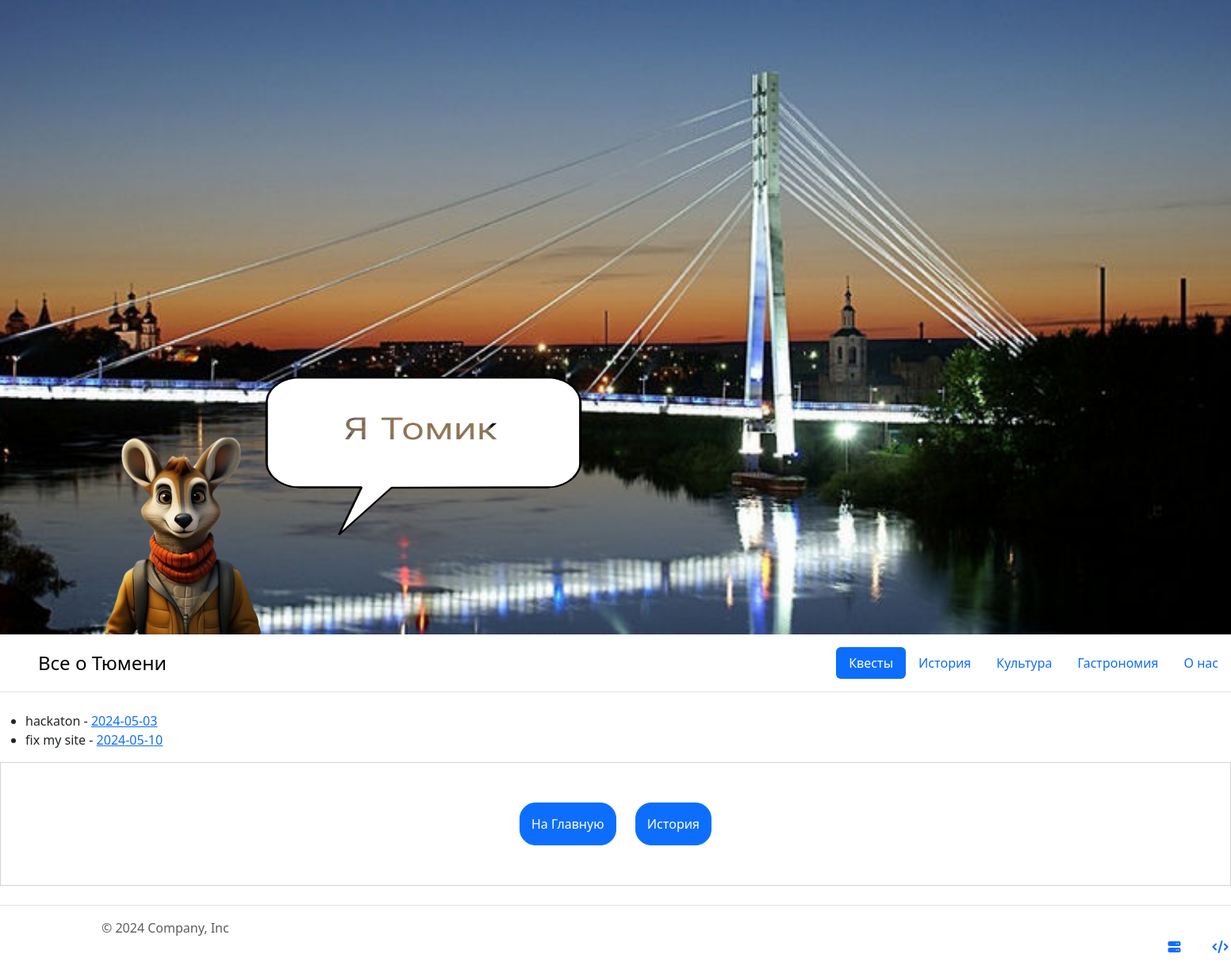
The app's page /quests with its own data.
### models/quests.py (models this page shows)
class Quests(db.Model):
    __tablename__ = 'quests'
    id = db.Column(db.Integer, primary_key=True)
    name = db.Column(db.String(50))
    date = db.Column(db.String(50))
    text = db.Column(db.String(1000))

### app.py (the view)
@app.route('/quests')
def quests_list():
    quests = db.session.query(Quests).all()
    return render_template('quests_list.html', quests=quests)

### templates/quests_list.html (shortened to what this page needs)
<!DOCTYPE html>
<html>
<head>
  <link rel="stylesheet" type="text/css" href="../static/css/style.css">
  <link href="https://cdn.jsdelivr.net/npm/bootstrap@5.3.3/dist/css/bootstrap.min.css" rel="stylesheet">
</head>
<body>
<div class="above_header">
    <img class="tum" src="../static/img/tumic.png">
    <img class="replic" src="../static/img/Subtract.png">
</div>
<header class="d-flex flex-wrap justify-content-center py-3 mb-4 border-bottom">
        <a href="/" class="d-flex align-items-center mb-3 mb-md-0 me-md-auto link-body-emphasis text-decoration-none">
          <svg class="bi me-2" width="40" height="32"><use xlink:href="#bootstrap"></use></svg>
          <span class="fs-4">Все о Тюмени</span>
        </a>
        <ul class="nav nav-pills">
          <li class="nav-item"><a href="/quests" class="nav-link active" aria-current="page">Квесты</a></li>
          <li class="nav-item"><a href="/history" class="nav-link">История</a></li>
          <li class="nav-item"><a href="/culture" class="nav-link">Культура</a></li>
          <li class="nav-item"><a href="/gastronomy" class="nav-link">Гастрономия</a></li>
          <li class="nav-item"><a href="/about" class="nav-link">О нас</a></li>
        </ul>
</header>
<ul>
{% for quest in quests %}
    <li>{{ quest.name }} - <a href="/quests/get/{{ quest.id }}">{{ quest.date }}</a></li>
{% endfor %}
</ul>
<section class="share">
<a href="/home">На Главную</a>
<a href="/history">История</a>
</section>
<footer class="d-flex flex-wrap justify-content-between align-items-center py-3 my-4 border-top">
    <div class="container">
      <div class="col-md-4 d-flex align-items-center">
        <span class="mb-3 mb-md-0 text-body-secondary">© 2024 Company, Inc</span>
      </div>
      <div class="icons-footer">
      <ul class="nav col-md-4 justify-content-end list-unstyled d-flex">
        <div class="ico"><li class="ms-3"><a href="http://t.me/guljash1000_7" target="_blank"><i class="fa-solid fa-server"></i></a><svg class="bi" width="24" height="24"></svg></li></div>
        <div class="ico"><li class="ms-3"><a href="http://t.me/Yarilo1905" target="_blank"><i class="fa-solid fa-code"></i></a><svg class="bi" width="24" height="24"></svg></li></div>
      </ul>
    </div>
    </div>
</footer>
</body>
</html>

### static/css/style.css (style rules this page uses)
body { background-color: white; font-family: Raleway, sans-serif; }
.share { border: 1px solid lightgray; padding: 40px 0; text-align: center; width: 100%; }
.share a { background-color: #0d6efd; border: 1px solid #0d6efd; border-radius: 20px; color: white; display: inline-block; margin: 10px; padding: 14px; text-decoration: none; display: inline-block; margin: 10px; padding: 14px; text-decoration: none; }
.icons-footer { width: 1500px; height: 10px; display: flex; justify-content: flex-end; }
.ico { display: inline-block; }
svg { vertical-align: middle }
.above_header { background-image: url(../img/most.jpg); height: 800px; width: 100%; background-position: bottom center; background-size: cover; }
.above_header .tum { margin-top: 550px; margin-left: 130px; width: 200px; height: 250px; }
.above_header .replic { margin-top: 350px; width: 400px; height: 200px; z-index: 1; }

### records on screen
Quests: name "hackaton", date "2024-05-03"
Quests: name "fix my site", date "2024-05-10"
